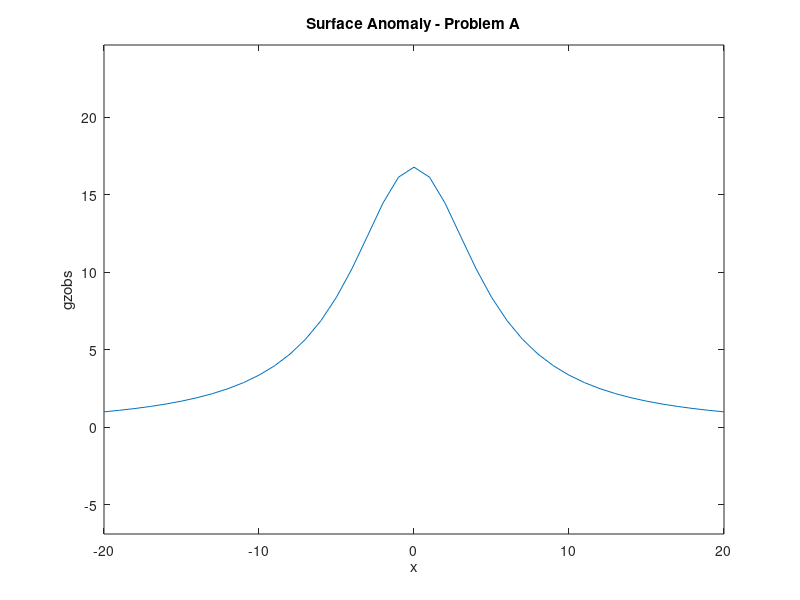
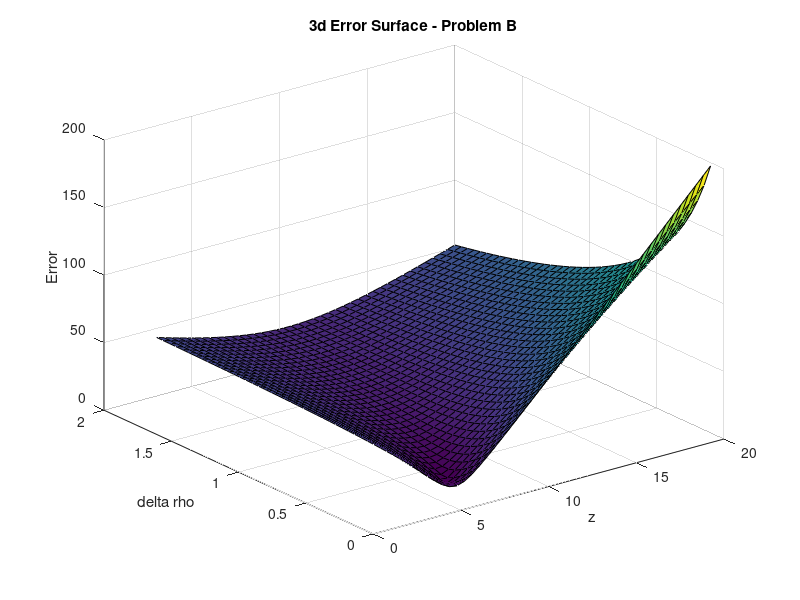
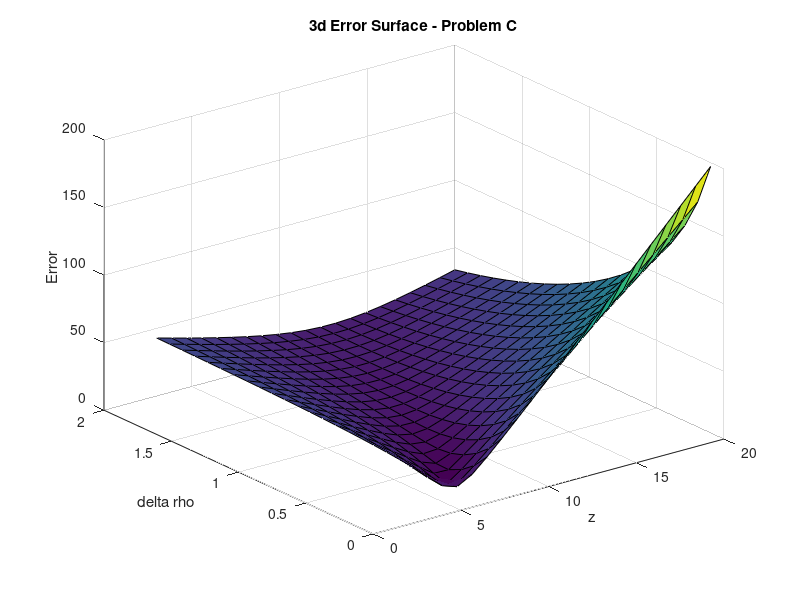
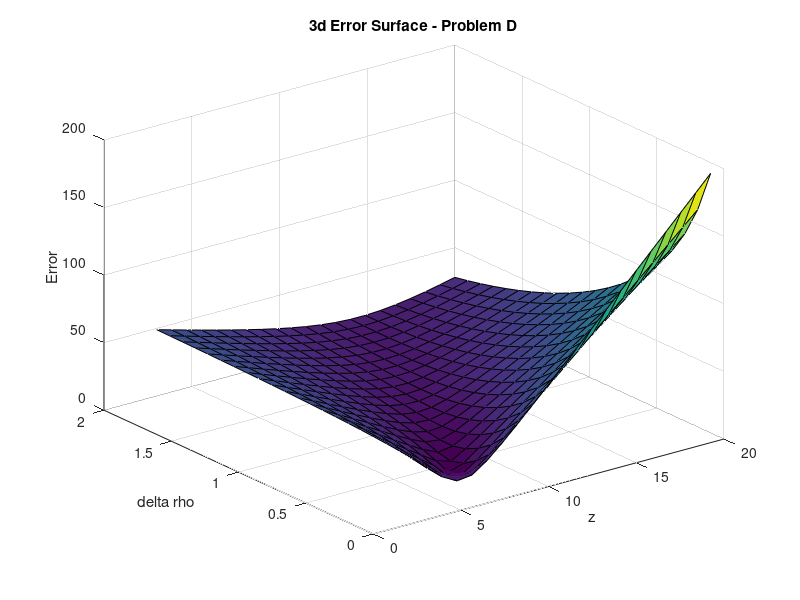

Reproduce these figures in MATLAB, in order.
%PROBLEM A
x = -20:1:20;
gzobs = 41.93*(0.5)*(0.8)*(1./(x.^2./5.^2+1))
plot(x,gzobs)
title('Surface Anomaly - Problem A')
ylabel('gzobs')
xlabel('x')
axis equal

%PROBLEM B
%z should vary from 3 to 20, dp should vary from 0.1 to 2.
%increment so that z and delta_rho are 1 x 41 vectors
increment_delta_rho = (2-0.1)/40;
delta_rho = 0.1:increment_delta_rho:2;
increment_z = (20-3) / 40;
z = 3:increment_z:20;

%run for loop to iterate through each delta_rho / z combination on grid.
%For problem b, there are 41 x 41 points to iterate through
num_zeros = size(x); 
error = zeros(num_zeros(2)); %for now, create empty 41 x 41 matrix of 0s to be filled in as the for loop below progresses
for i = 1:num_zeros(2) %z 
    for j = 1:num_zeros(2) %delta_rho
        %delta_rho(j);
        %z(i);
        %error(i,j)
        % comments to help ensure code is computing as desired: fprintf('place in matrix is(%.0f , %.0f) where delta_rho and z are %f and %f\n', i, j, delta_rho(j), z(i))
        gzpre = (41.93*delta_rho(j) * (4 / z(i))) * (1./((x.^2 ./ z(i)^2) + 1)); %gzpre varies with each i and delta_rho. Each 
        % point on a grid results in a 1 x 41 vector, because x is a 1 x 41
        % vector
        sq_residual = (gzpre - gzobs).^2; %create squared residual
        error(i,j) = sqrt(sum(sq_residual)); %square root the sum of the residuals, assign that value to be the error at the corresponding i,j on the grid
        % error(i,j); %output to ensure code generates desired output. 
        gzpre = 0; %reset gzpre for next iteration of calculation - unclear if value from this iteration of for loop
        %carries over to next iteration. Just a safety net in code. 
    end
end

%find parameters with smallest error
minimum = min(min(error));
[b, a] = find(error == minimum);
best_parameters = [z(1) + (a - 1) * increment_z, delta_rho(1) + (b-1) * increment_delta_rho]

%plot 3d error surface
figure;
surf(z, delta_rho, error)
title('3d Error Surface - Problem B')
xlabel('z')
ylabel('delta rho')
zlabel('Error')

%PROBLEM C
%re-assign x to a more constrained length. Go from -20:1:20 to -10:1:10 -
%this will reduce the computation by about half in the most expensive part
%of the code. 

x = -10:1:10;

%recompute gzobs for updated x
gzobs = 41.93*(0.5)*(0.8)*(1./(x.^2./5.^2+1));

%update vectors for z and delta_rho to match dimension of gzobs
delta_rho = linspace(0.1,2,21);
increment_delta_rho_problem_c = (2-0.1)/20;
increment_z_problem_c = (20-3) / 20;
z = linspace(3,20,21);

num_zeros_problem_c = size(x);
error_problem_c = zeros(num_zeros_problem_c(2));
%repeat for loop from problem b, but with updated x
 for i = 1:num_zeros_problem_c(2) %z 
    for j = 1:num_zeros_problem_c(2) %delta_rho
        delta_rho(j);
        z(i);
        error_problem_c(i,j);
        %fprintf('place in matrix is(%.0f , %.0f) where delta_rho and z are %f and %f\n', i, j, delta_rho(j), z(i))
        gzpre = (41.93*delta_rho(j) * (4 / z(i))) * (1./((x.^2 ./ z(i)^2) + 1));
        sq_residual = (gzpre - gzobs).^2;
        error_problem_c(i,j) = sqrt(sum(sq_residual));
        %error_problem_c(i,j)
        gzpre = 0; %reset gzpre for next iteration of calculation - unclear if value from this iteration of for loop
        %carries over to next iteration. Just a safety net in code.
    end
end

%find parameters with smallest error
minimum_problem_c = min(min(error_problem_c));
[b_c, a_c] = find(error_problem_c == minimum_problem_c);
best_parameters_problem_c = [z(1) + (a_c - 1) * increment_z_problem_c, delta_rho(1) + (b_c-1) * increment_delta_rho_problem_c]

%plot 3d error surface
figure;
surf(z, delta_rho, error_problem_c)
title('3d Error Surface - Problem C')
xlabel('z')
ylabel('delta rho')
zlabel('Error')

%PROBLEM D
%add noise / error into gzobs: 1-2 mgal randomly.
%assumes random numbers are generated for surface -10 < x < 10 (i.e 21
%elements with error in gzobs
random = 1 + (2-1).*rand(21,1) %create random vector to match gzobs dimension of 1 x 21 - errors between 1-2 mgal
gzobs_problem_d = gzobs + random'; %add error to gzobs

num_zeros_problem_d = size(x);
error_problem_d = zeros(num_zeros_problem_c(2));
%repeat for loop from problem b, but with updated x and noise added to
%gzobs
 for i = 1:num_zeros_problem_d(2) %z 
    for j = 1:num_zeros_problem_d(2) %delta_rho
        %delta_rho(j)
        %z(i)
        %error_problem_d(i,j)
        %fprintf('place in matrix is(%.0f , %.0f) where delta_rho and z are %f and %f\n', i, j, delta_rho(j), z(i))
        gzpre = (41.93*delta_rho(j) * (4 / z(i))) * (1./((x.^2 ./ z(i)^2) + 1));
        sq_residual = (gzpre - gzobs_problem_d).^2;
        error_problem_d(i,j) = sqrt(sum(sq_residual));
        %error_problem_d(i,j)
        gzpre = 0; %reset gzpre for next iteration of calculation - unclear if value from this iteration of for loop
        %carries over to next iteration. Just a safety net in code.
    end
end

%find parameters with smallest error
minimum_problem_d = min(min(error_problem_d));
[b_d, a_d] = find(error_problem_d == minimum_problem_d);
best_parameters_problem_d = [z(1) + (a_d - 1) * increment_z_problem_c, delta_rho(1) + (b_d-1) * increment_delta_rho_problem_c]

%plot 3d error surface
figure;
surf(z, delta_rho, error_problem_d)
title('3d Error Surface - Problem D')
xlabel('z')
ylabel('delta rho')
zlabel('Error')

